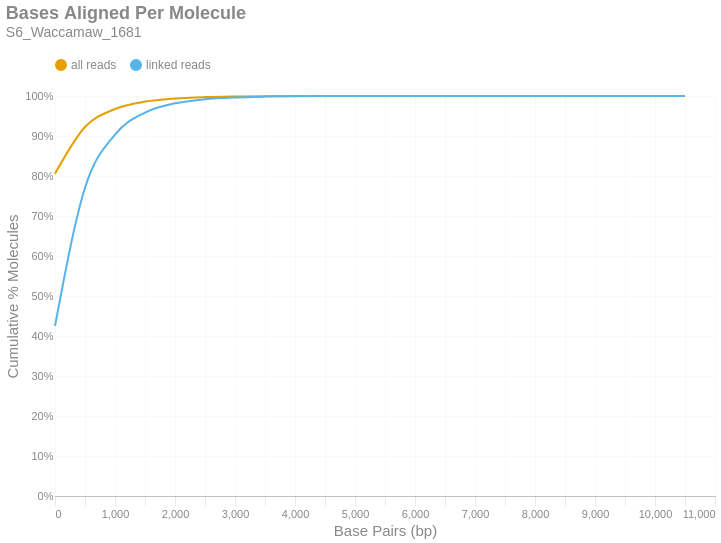

Notebook source saved alongside this figure:
### Markdown cell above
### Bases Aligned Per Molecule
This is a cumulative frequency distribution showing the number of base pairs aligned per unique molecule. These data are shown in 500 bp bins. There are two distributions: one with `all reads` (yellow) and another with only `linked reads` (blue). The percent of molecules in the `linked reads` distribution is relative to the total number of linked molecules.

### Code cell
if SKIPLR:
    print_html(f"Skipped")
else:
    binned_df = consolidated_hist(valids['aligned_bp'], mask, 500, True)
    with SafeRender(binned_df):
        (
            density_plot(binned_df, 'Bases Aligned Per Molecule', samplename, 'basesper')
            .encode(
                x=alt.X('bin:Q', title="Base Pairs (bp)").axis(tickMinStep=500).scale(padding=0),
                y=alt.Y('value:Q', title='Cumulative % Molecules')
                    .axis(format='%')
                    .scale(domain = [0,1])
                    .stack(False),
                color=alt.Color("key:N").scale(domain = ["all reads", "linked reads"]),
                tooltip = [
                    alt.Tooltip("key:N", title = "Data Type"),
                    alt.Tooltip("range_label:N", title="Bases Aligned Per Molecule"),
                    alt.Tooltip("value:Q", format = ".2%", title="% Molecules (Cum.)")
                ]
            )
        ).display()

### Figure 1 — Vega-Lite specification as saved in the notebook (floating-point values rounded to 4 significant figures)
{"width": "container", "height": 400, "config": {"title": {"anchor": "start", "dy": -15, "fontSize": 18, "color": "#888888", "subtitleColor": "#888888", "subtitleFontSize": 14}, "arc": {"fill": "#0072B2"}, "axis": {"domainColor": "#888888", "domainWidth": 0.5, "gridWidth": 0.2, "grid": false, "titleFontWeight": 400, "titleFontSize": 15, "labelFontSize": 11, "labelColor": "#888888", "tickColor": "#888888", "tickWidth": 0.2, "titleColor": "#888888"}, "axisBand": {"grid": false}, "axisX": {"grid": true, "tickSize": 10, "domainCap": "round"}, "axisY": {"domain": false, "grid": true, "tickSize": 0, "domainCap": "round"}, "background": "transparent", "header": {"labelFontSize": 15, "labelColor": "#888888", "titleFontSize": 15, "titleFontWeight": 600, "titleColor": "#888888"}, "legend": {"labelFont": "sans-serif", "labelFontSize": 12, "labelColor": "#888888", "symbolSize": 100, "symbolType": "circle", "titleFontSize": 12, "titlePadding": 10, "titleColor": "#888888", "title": null, "orient": "top"}, "range": {"category": ["#E69F00", "#56B4E9", "#009E73", "#F0E442", "#0072B2", "#D55E00", "#CC79A7", "#000000"], "diverging": ["#cfe8f3", "#a2d4ec", "#73bfe2", "#46abdb", "#1696d2", "#12719e"]}, "area": {"fill": "#0072B2", "fillOpacity": 0.7, "line": true, "strokeOpacity": 0.7}, "line": {"color": "#0072B2", "stroke": "#0072B2", "strokeWidth": 2}, "trail": {"color": "#0072B2", "stroke": "#0072B2", "strokeWidth": 0, "size": 1}, "point": {"filled": true, "fillOpacity": 1.0, "size": 95}, "text": {"color": "#888888", "fontSize": 11, "align": "right", "fontWeight": 400, "size": 11}, "bar": {"fill": "#0072B2", "stroke": null}, "view": {"stroke": null, "continuousWidth": 660, "continuousHeight": 400}}, "data": {"name": "data-adbb17e500f1af9e6a4413f0492b7bbd"}, "mark": {"type": "line", "interpolate": "monotone", "point": {"opacity": 0, "size": 275}}, "encoding": {"color": {"field": "key", "scale": {"domain": ["all reads", "linked reads"]}, "type": "nominal"}, "tooltip": [{"field": "key", "title": "Data Type", "type": "nominal"}, {"field": "range_label", "title": "Bases Aligned Per Molecule", "type": "nominal"}, {"field": "value", "format": ".2%", "title": "% Molecules (Cum.)", "type": "quantitative"}], "x": {"axis": {"tickMinStep": 500}, "field": "bin", "scale": {"padding": 0}, "title": "Base Pairs (bp)", "type": "quantitative"}, "y": {"axis": {"format": "%"}, "field": "value", "scale": {"domain": [0, 1]}, "stack": false, "title": "Cumulative % Molecules", "type": "quantitative"}}, "params": [{"name": "param_c36ac31b6afebe62", "select": {"type": "point", "fields": ["key"]}, "bind": "legend"}], "title": {"text": "Bases Aligned Per Molecule", "subtitle": "S6_Waccamaw_1681"}, "transform": [{"fold": ["all reads (cumsum)", "linked reads (cumsum)"]}, {"calculate": "replace(datum.key, ' (cumsum)', '')", "as": "key"}, {"filter": {"param": "param_c36ac31b6afebe62"}}], "usermeta": {"embedOptions": {"downloadFileName": "S6_Waccamaw_1681.basesper"}}, "$schema": "https://vega.github.io/schema/vega-lite/v6.1.0.json", "datasets": {"data-adbb17e500f1af9e6a4413f0492b7bbd": [{"bin": "0.0", "interval": "0.0-500.0", "all reads": 0.8055, "linked reads": 0.4251, "all reads (cumsum)": 0.8055, "linked reads (cumsum)": 0.4251, "range_label": "0-499"}, {"bin": "500.0", "interval": "500.0-1000.0", "all reads": 0.1169, "linked reads": 0.3453, "all reads (cumsum)": 0.9224, "linked reads (cumsum)": 0.7705, "range_label": "500-999"}, {"bin": "1000.0", "interval": "1000.0-1500.0", "all reads": 0.04505, "linked reads": 0.1333, "all reads (cumsum)": 0.9674, "linked reads (cumsum)": 0.9037, "range_label": "1000-1499"}, {"bin": "1500.0", "interval": "1500.0-2000.0", "all reads": 0.01854, "linked reads": 0.05485, "all reads (cumsum)": 0.986, "linked reads (cumsum)": 0.9586, "range_label": "1500-1999"}, {"bin": "2000.0", "interval": "2000.0-2500.0", "all reads": 0.007815, "linked reads": 0.02312, "all reads (cumsum)": 0.9938, "linked reads (cumsum)": 0.9817, "range_label": "2000-2499"}, {"bin": "2500.0", "interval": "2500.0-3000.0", "all reads": 0.003468, "linked reads": 0.01026, "all reads (cumsum)": 0.9973, "linked reads (cumsum)": 0.9919, "range_label": "2500-2999"}, {"bin": "3000.0", "interval": "3000.0-3500.0", "all reads": 0.001521, "linked reads": 0.004498, "all reads (cumsum)": 0.9988, "linked reads (cumsum)": 0.9964, "range_label": "3000-3499"}, {"bin": "3500.0", "interval": "3500.0-4000.0", "all reads": 0.0006849, "linked reads": 0.002026, "all reads (cumsum)": 0.9995, "linked reads (cumsum)": 0.9985, "range_label": "3500-3999"}, {"bin": "4000.0", "interval": "4000.0-4500.0", "all reads": 0.0002969, "linked reads": 0.0008783, "all reads (cumsum)": 0.9998, "linked reads (cumsum)": 0.9993, "range_label": "4000-4499"}, {"bin": "4500.0", "interval": "4500.0-5000.0", "all reads": 0.0001254, "linked reads": 0.0003711, "all reads (cumsum)": 0.9999, "linked reads (cumsum)": 0.9997, "range_label": "4500-4999"}, {"bin": "5000.0", "interval": "5000.0-5500.0", "all reads": 5.206e-05, "linked reads": 0.000154, "all reads (cumsum)": 1.0, "linked reads (cumsum)": 0.9999, "range_label": "5000-5499"}, {"bin": "5500.0", "interval": "5500.0-6000.0", "all reads": 2.563e-05, "linked reads": 7.582e-05, "all reads (cumsum)": 1.0, "linked reads (cumsum)": 0.9999, "range_label": "5500-5999"}, {"bin": "6000.0", "interval": "6000.0-6500.0", "all reads": 1.019e-05, "linked reads": 3.014e-05, "all reads (cumsum)": 1.0, "linked reads (cumsum)": 1.0, "range_label": "6000-6499"}, {"bin": "6500.0", "interval": "6500.0-7000.0", "all reads": 5.254e-06, "linked reads": 1.554e-05, "all reads (cumsum)": 1.0, "linked reads (cumsum)": 1.0, "range_label": "6500-6999"}, {"bin": "7000.0", "interval": "7000.0-7500.0", "all reads": 2.547e-06, "linked reads": 7.535e-06, "all reads (cumsum)": 1.0, "linked reads (cumsum)": 1.0, "range_label": "7000-7499"}, {"bin": "7500.0", "interval": "7500.0-8000.0", "all reads": 1.114e-06, "linked reads": 3.296e-06, "all reads (cumsum)": 1.0, "linked reads (cumsum)": 1.0, "range_label": "7500-7999"}, {"bin": "8000.0", "interval": "8000.0-8500.0", "all reads": 6.368e-07, "linked reads": 1.884e-06, "all reads (cumsum)": 1.0, "linked reads (cumsum)": 1.0, "range_label": "8000-8499"}, {"bin": "8500.0", "interval": "8500.0-9000.0", "all reads": 3.184e-07, "linked reads": 9.418e-07, "all reads (cumsum)": 1.0, "linked reads (cumsum)": 1.0, "range_label": "8500-8999"}, {"bin": "9000.0", "interval": "9000.0-9500.0", "all reads": 1.592e-07, "linked reads": 4.709e-07, "all reads (cumsum)": 1.0, "linked reads (cumsum)": 1.0, "range_label": "9000-9499"}, {"bin": "9500.0", "interval": "9500.0-10000.0", "all reads": 0.0, "linked reads": 0.0, "all reads (cumsum)": 1.0, "linked reads (cumsum)": 1.0, "range_label": "9500-9999"}, {"bin": "10000.0", "interval": "10000.0-10500.0", "all reads": 0.0, "linked reads": 0.0, "all reads (cumsum)": 1.0, "linked reads (cumsum)": 1.0, "range_label": "10000-10499"}, {"bin": "10500.0", "interval": "10500.0-11000.0", "all reads": 1.592e-07, "linked reads": 4.709e-07, "all reads (cumsum)": 1.0, "linked reads (cumsum)": 1.0, "range_label": "10500-10999"}]}}
